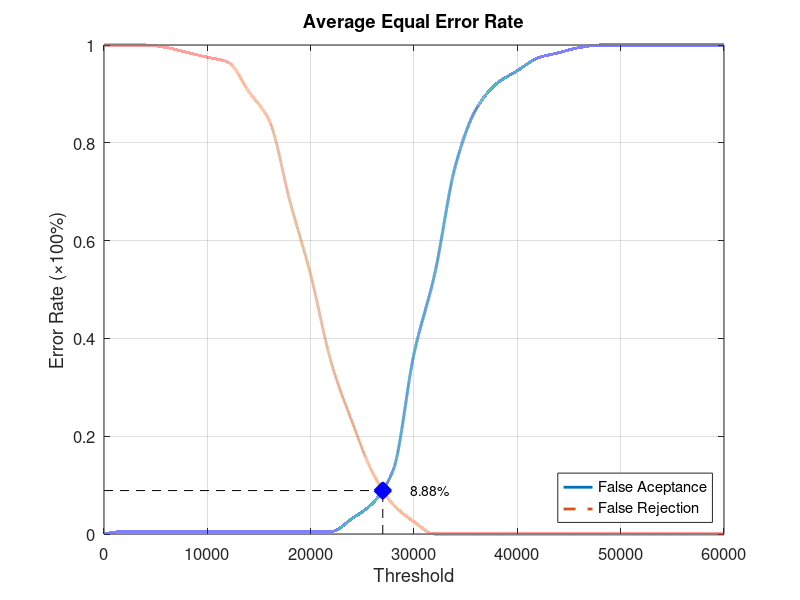
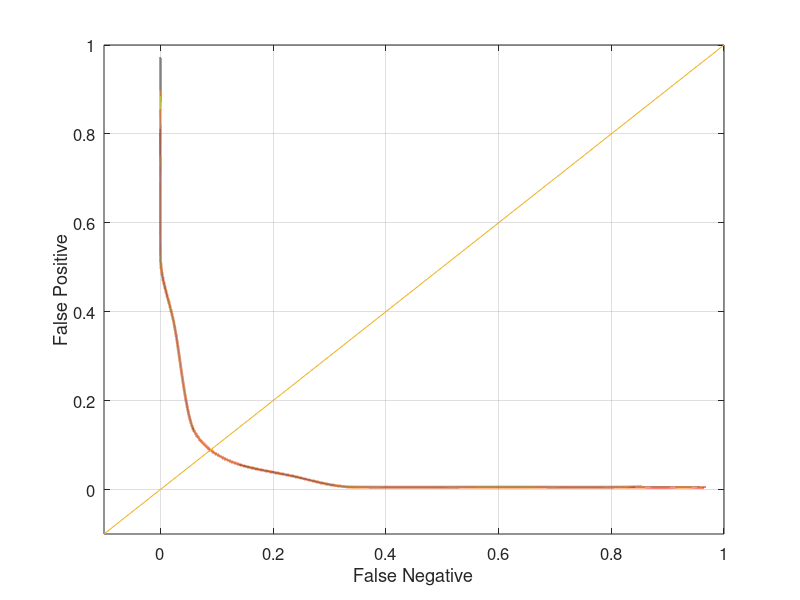

These figures' MATLAB source, in order:
function yEER = Database3_1
close all;
clear;
clc;
x = 0:2000:60000;
xq = 0:0.5:60000;

y0 = [0 0.00526316 0.00526316 0.00526316 0.00526316 0.00526316 0.00526316 0.00526316 0.00526316 0.00526316 0.00526316 0.00526316 0.0315789 0.0631579 0.131579 0.368421 0.531579 0.752632 0.868421 0.921053 0.947368 0.973684 0.984211 0.994737 1 1 1 1 1 1 1];
yy0 = interp1(x, y0, xq, 'pchip');
y1 = [1 1 1 0.995 0.985 0.975 0.965 0.905 0.845 0.68 0.53 0.35 0.23 0.125 0.06 0.025 0 0 0 0 0 0 0 0 0 0 0 0 0 0 0];
yy1 = interp1(x, y1, xq, 'pchip');

% Calculating EER: 
y2 = abs(y0 - y1);
find(y2 == min(y2))
yy2 = abs(yy0 - yy1);
xEER = find(yy2 == min(yy2));
xEERIndex = xq(xEER) % X-axis EER
yEER = yy0(xEER) % Y-axis EER

main = figure
plot(xq, yy0,'-','LineWidth', 2);	hold on
plot(xq, yy1,'--','LineWidth', 2);	hold on
plot([xEERIndex xEERIndex], [0 yEER], 'k--');	hold on
plot([0 xEERIndex], [yEER yEER], 'k--');	hold on
plot(xEERIndex, yEER, 'bx', 'LineWidth', 10);	hold on
text(xEERIndex + 10 * xEERIndex / 100, yEER, [num2str(round((10000 * yEER)) / 100) '%'])
legend('False Aceptance', 'False Rejection', 'Location', 'SouthEast')
xlabel('Threshold')
ylabel('Error Rate (\times100%)')
title('Average Equal Error Rate')
set(gca, 'FontSize', 12)
axis([0 60000 0 1])
grid on

print(main, 'Database3_1Main', '-dpng');
FNRxFPR = figure('Color', [1 1 1]);
plot(yy1, yy0, '-', yy1, yy0, 'LineWidth', 2);
hold on
y = -0.1:0.1:1
plot(y, y); 
set(gca, 'FontSize', 12)
xlabel('False Negative')
ylabel('False Positive')
axis([-0.1 1 -0.1 1])
set(gca, 'FontSize', 12)
grid on

print(FNRxFPR, 'Database3_1FNRxFPR','-dpng');
end
